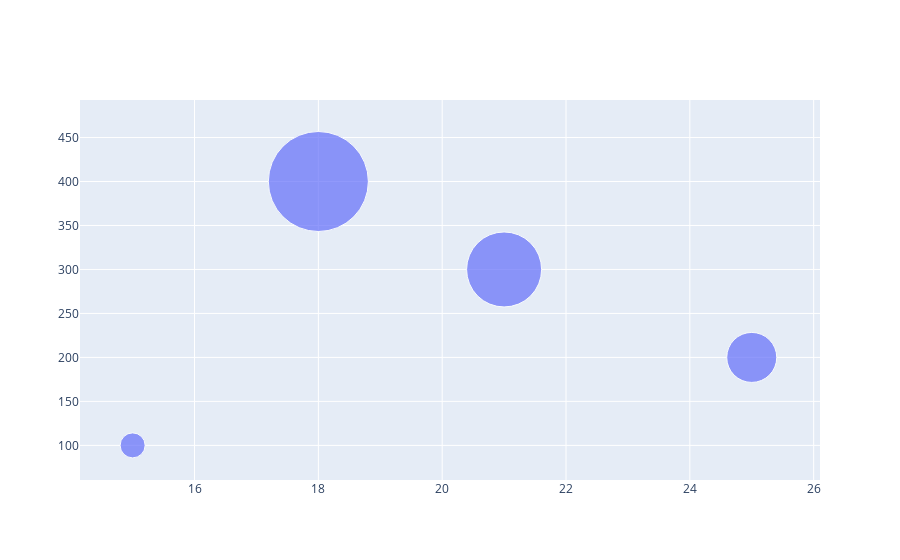

Here is the notebook cell this chart was saved with:
### Code cell
trace = go.Scatter (x = [15, 18, 21, 25],
                    
                    y = [100, 400, 300, 200],
                    
                    mode = 'markers',
                    
                    marker = dict(size = z)
                   )

data = [trace]

offline.iplot(data)

### Figure 1 — Plotly figure (JSON) as saved in the notebook; plotly's stock layout.template omitted (floating-point values rounded to 4 significant figures)
{"data": [{"marker": {"size": [25, 100, 75, 50]}, "mode": "markers", "type": "scatter", "x": [15, 18, 21, 25], "y": [100, 400, 300, 200]}], "layout": {}}
